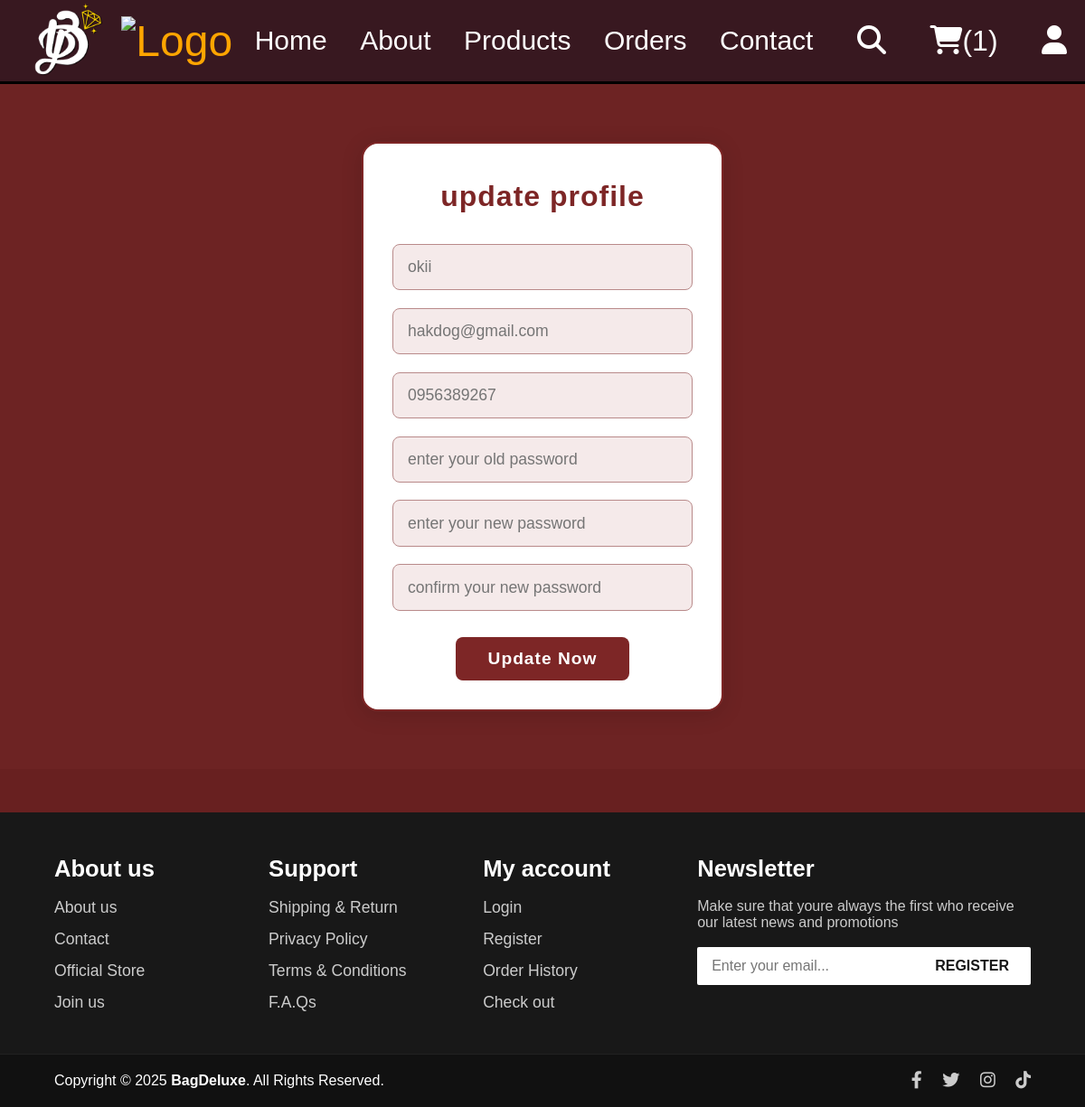
The page /update_profile.php (signed in) on the database its author committed.
### tables this page shows
CREATE TABLE `users` (
  `id` int(100) NOT NULL,
  `name` varchar(20) NOT NULL,
  `profile_picture` varchar(255) DEFAULT NULL,
  `email` varchar(50) NOT NULL,
  `number` varchar(10) NOT NULL,
  `password` varchar(50) NOT NULL,
  `address` varchar(500) NOT NULL,
  `admin_id` int(11) DEFAULT NULL
);

### update_profile.php (the view, shortened to what this page needs)
<?php
include 'components/connect.php';
?>
<!DOCTYPE html>
<html lang="en">
<head>
   <link rel="stylesheet" href="https://cdnjs.cloudflare.com/ajax/libs/font-awesome/6.1.1/css/all.min.css">
   <link rel="stylesheet" href="css/style.css">
</head>
<body>
<?php include 'components/user_header.php'; ?>
<section class="form-container update-form">
   <form action="" method="post">
      <h3>update profile</h3>
      <input type="text" name="name" placeholder="<?= $fetch_profile['name']; ?>" class="box" maxlength="50">
      <input type="email" name="email" placeholder="<?= $fetch_profile['email']; ?>" class="box" maxlength="50" oninput="this.value = this.value.replace(/\s/g, '')">
      <input type="phone" name="number" placeholder="<?= $fetch_profile['number']; ?>" class="box" min="0" max="99999999999" maxlength="11">
      <input type="password" name="old_pass" placeholder="enter your old password" class="box" maxlength="50" oninput="this.value = this.value.replace(/\s/g, '')">
      <input type="password" name="new_pass" placeholder="enter your new password" class="box" maxlength="50" oninput="this.value = this.value.replace(/\s/g, '')">
      <input type="password" name="confirm_pass" placeholder="confirm your new password" class="box" maxlength="50" oninput="this.value = this.value.replace(/\s/g, '')">
      <input type="submit" value="update now" name="submit" class="btn">
   </form>
</section>
<?php include 'components/footer.php'; ?>
</body>
</html>

### css/style.css (style rules this page uses)
:root { --yellow:#5a1e2d; --red:#381820; --white:#ffffff; --black:#805858; --light-color:#777; --border:.2rem solid black; }
* { font-family: 'Poppins', sans-serif; margin:0; padding:0; box-sizing: border-box; outline: none; border: none; text-decoration: none; }
body { background: #682020; }
.btn, .delete-btn { margin-top: 1rem; display: inline-block; font-size: 2rem; padding:1rem 3rem; cursor: pointer; text-transform: capitalize; transition: .2s linear; }
.btn { background-color: var(--yellow); color:white; }
.form-container { display: flex; justify-content: center; align-items: center; min-height: 70vh; background: #6d2323; padding: 2rem 0; }
.form-container form { background: #fff; border-radius: 18px; box-shadow: 0 4px 24px #0002; padding: 2.5rem 2rem 2rem 2rem; max-width: 400px; width: 100%; text-align: center; border: 2px solid #7d2626; margin: 2rem 1rem; }
.form-container form h3 { color: #7d2626; font-size: 2rem; margin-bottom: 1.5rem; letter-spacing: 1px; }
.form-container form .box { width: 100%; padding: 0.9rem 1rem; margin: 0.6rem 0; border-radius: 8px; border: 1.5px solid #b98a8a; background: #f5eaea; color: #7d2626; font-size: 1.1rem; transition: border 0.2s; }
.form-container form .btn { margin-top: 1.2rem; padding: 0.8rem 2.2rem; background: #7d2626; color: #fff; border-radius: 8px; font-weight: 600; letter-spacing: 1px; border: none; font-size: 1.2rem; transition: background 0.2s; cursor: pointer; }

### rows shown on the page
users: name "okii", email "hakdog@gmail.com", number "0956389267"

### other values the page prints
$total_cart_items "1"
